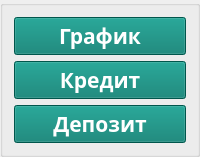
     <widget class="QGroupBox" name="groupBox2">
      <property name="title">
       <string/>
      </property>
      <layout class="QVBoxLayout" name="verticalLayout_3" stretch="0,0,0">
       <property name="spacing">
        <number>-1</number>
       </property>
       <item>
        <widget class="QPushButton" name="Graph">
         <property name="palette">
          <palette>
           <active>
            <colorrole role="WindowText">
             <brush brushstyle="SolidPattern">
              <color alpha="255">
               <red>255</red>
               <green>255</green>
               <blue>255</blue>
              </color>
             </brush>
            </colorrole>
            <colorrole role="Button">
             <brush brushstyle="SolidPattern">
              <color alpha="255">
               <red>0</red>
               <green>121</green>
               <blue>107</blue>
              </color>
             </brush>
            </colorrole>
            <colorrole role="Light">
             <brush brushstyle="SolidPattern">
              <color alpha="255">
               <red>222</red>
               <green>11</green>
               <blue>0</blue>
              </color>
             </brush>
            </colorrole>
            <colorrole role="Text">
             <brush brushstyle="SolidPattern">
              <color alpha="255">
               <red>255</red>
               <green>255</green>
               <blue>255</blue>
              </color>
             </brush>
            </colorrole>
            <colorrole role="ButtonText">
             <brush brushstyle="SolidPattern">
              <color alpha="255">
               <red>255</red>
               <green>255</green>
               <blue>255</blue>
              </color>
             </brush>
            </colorrole>
            <colorrole role="Base">
             <brush brushstyle="SolidPattern">
              <color alpha="255">
               <red>0</red>
               <green>121</green>
               <blue>107</blue>
              </color>
             </brush>
            </colorrole>
            <colorrole role="Window">
             <brush brushstyle="SolidPattern">
              <color alpha="255">
               <red>0</red>
               <green>121</green>
               <blue>107</blue>
              </color>
             </brush>
            </colorrole>
            <colorrole role="Link">
             <brush brushstyle="SolidPattern">
              <color alpha="255">
               <red>53</red>
               <green>239</green>
               <blue>53</blue>
              </color>
             </brush>
            </colorrole>
            <colorrole role="LinkVisited">
             <brush brushstyle="SolidPattern">
              <color alpha="255">
               <red>100</red>
               <green>248</green>
               <blue>0</blue>
              </color>
             </brush>
            </colorrole>
            <colorrole role="PlaceholderText">
             <brush brushstyle="SolidPattern">
              <color alpha="255">
               <red>255</red>
               <green>255</green>
               <blue>255</blue>
              </color>
             </brush>
            </colorrole>
           </active>
           <inactive>
            <colorrole role="WindowText">
             <brush brushstyle="SolidPattern">
              <color alpha="255">
               <red>255</red>
               <green>255</green>
               <blue>255</blue>
              </color>
             </brush>
            </colorrole>
            <colorrole role="Button">
             <brush brushstyle="SolidPattern">
              <color alpha="255">
               <red>0</red>
               <green>121</green>
               <blue>107</blue>
              </color>
             </brush>
            </colorrole>
            <colorrole role="Light">
             <brush brushstyle="SolidPattern">
              <color alpha="255">
               <red>55</red>
               <green>55</green>
               <blue>55</blue>
              </color>
             </brush>
            </colorrole>
            <colorrole role="Text">
             <brush brushstyle="SolidPattern">
              <color alpha="255">
               <red>255</red>
               <green>255</green>
               <blue>255</blue>
              </color>
             </brush>
            </colorrole>
            <colorrole role="ButtonText">
             <brush brushstyle="SolidPattern">
              <color alpha="255">
               <red>255</red>
               <green>255</green>
               <blue>255</blue>
              </color>
             </brush>
            </colorrole>
            <colorrole role="Base">
             <brush brushstyle="SolidPattern">
              <color alpha="255">
               <red>0</red>
               <green>121</green>
               <blue>107</blue>
              </color>
             </brush>
            </colorrole>
            <colorrole role="Window">
             <brush brushstyle="SolidPattern">
              <color alpha="255">
               <red>0</red>
               <green>121</green>
               <blue>107</blue>
              </color>
             </brush>
            </colorrole>
            <colorrole role="Link">
             <brush brushstyle="SolidPattern">
              <color alpha="255">
               <red>0</red>
               <green>122</green>
               <blue>244</blue>
              </color>
             </brush>
            </colorrole>
            <colorrole role="LinkVisited">
             <brush brushstyle="SolidPattern">
              <color alpha="255">
               <red>165</red>
               <green>122</green>
               <blue>255</blue>
              </color>
             </brush>
            </colorrole>
            <colorrole role="PlaceholderText">
             <brush brushstyle="SolidPattern">
              <color alpha="255">
               <red>255</red>
               <green>255</green>
               <blue>255</blue>
              </color>
             </brush>
            </colorrole>
           </inactive>
           <disabled>
            <colorrole role="WindowText">
             <brush brushstyle="SolidPattern">
              <color alpha="255">
               <red>255</red>
               <green>255</green>
               <blue>255</blue>
              </color>
             </brush>
            </colorrole>
            <colorrole role="Button">
             <brush brushstyle="SolidPattern">
              <color alpha="255">
               <red>0</red>
               <green>121</green>
               <blue>107</blue>
              </color>
             </brush>
            </colorrole>
            <colorrole role="Light">
             <brush brushstyle="SolidPattern">
              <color alpha="255">
               <red>222</red>
               <green>11</green>
               <blue>0</blue>
              </color>
             </brush>
            </colorrole>
            <colorrole role="Text">
             <brush brushstyle="SolidPattern">
              <color alpha="255">
               <red>255</red>
               <green>255</green>
               <blue>255</blue>
              </color>
             </brush>
            </colorrole>
            <colorrole role="ButtonText">
             <brush brushstyle="SolidPattern">
              <color alpha="255">
               <red>255</red>
               <green>255</green>
               <blue>255</blue>
              </color>
             </brush>
            </colorrole>
            <colorrole role="Base">
             <brush brushstyle="SolidPattern">
              <color alpha="255">
               <red>0</red>
               <green>121</green>
               <blue>107</blue>
              </color>
             </brush>
            </colorrole>
            <colorrole role="Window">
             <brush brushstyle="SolidPattern">
              <color alpha="255">
               <red>0</red>
               <green>121</green>
               <blue>107</blue>
              </color>
             </brush>
            </colorrole>
            <colorrole role="Link">
             <brush brushstyle="SolidPattern">
              <color alpha="255">
               <red>0</red>
               <green>122</green>
               <blue>244</blue>
              </color>
             </brush>
            </colorrole>
            <colorrole role="LinkVisited">
             <brush brushstyle="SolidPattern">
              <color alpha="255">
               <red>165</red>
               <green>122</green>
               <blue>255</blue>
              </color>
             </brush>
            </colorrole>
            <colorrole role="PlaceholderText">
             <brush brushstyle="SolidPattern">
              <color alpha="255">
               <red>255</red>
               <green>255</green>
               <blue>255</blue>
              </color>
             </brush>
            </colorrole>
           </disabled>
          </palette>
         </property>
         <property name="font">
          <font>
           <family>PT Sans Caption</family>
           <pointsize>16</pointsize>
           <italic>false</italic>
           <bold>true</bold>
           <kerning>true</kerning>
          </font>
         </property>
         <property name="layoutDirection">
          <enum>Qt::RightToLeft</enum>
         </property>
         <property name="styleSheet">
          <string notr="true">QPushButton {
	color: #FFFFFF;
	background-color: #00796B
}
QPushButton:pressed {
	color: #FFFFFF;
	background-color: #00645A
}

</string>
         </property>
         <property name="text">
          <string>График</string>
         </property>
         <property name="icon">
          <iconset resource="../../assets/icons/icons.qrc">
           <normaloff>:/monitoring.png</normaloff>:/monitoring.png</iconset>
         </property>
         <property name="iconSize">
          <size>
           <width>20</width>
           <height>20</height>
          </size>
         </property>
        </widget>
       </item>
       <item>
        <widget class="QPushButton" name="Credit">
         <property name="font">
          <font>
           <family>PT Sans Caption</family>
           <pointsize>16</pointsize>
           <italic>false</italic>
           <bold>true</bold>
           <kerning>true</kerning>
          </font>
         </property>
         <property name="layoutDirection">
          <enum>Qt::RightToLeft</enum>
         </property>
         <property name="styleSheet">
          <string notr="true">QPushButton {
	color: #FFFFFF;
	background-color: #00796B
}
QPushButton:pressed {
	color: #FFFFFF;
	background-color: #00645A
}

</string>
         </property>
         <property name="text">
          <string>Кредит</string>
         </property>
         <property name="icon">
          <iconset resource="../../assets/icons/icons.qrc">
           <normaloff>:/credit_card.png</normaloff>:/credit_card.png</iconset>
         </property>
         <property name="iconSize">
          <size>
           <width>20</width>
           <height>20</height>
          </size>
         </property>
        </widget>
       </item>
       <item>
        <widget class="QPushButton" name="Deposit">
         <property name="font">
          <font>
           <family>PT Sans Caption</family>
           <pointsize>16</pointsize>
           <italic>false</italic>
           <bold>true</bold>
           <kerning>true</kerning>
          </font>
         </property>
         <property name="layoutDirection">
          <enum>Qt::RightToLeft</enum>
         </property>
         <property name="styleSheet">
          <string notr="true">QPushButton {
	color: #FFFFFF;
	background-color: #00796B
}
QPushButton:pressed {
	color: #FFFFFF;
	background-color: #00645A
}

</string>
         </property>
         <property name="text">
          <string>Депозит</string>
         </property>
         <property name="icon">
          <iconset resource="../../assets/icons/icons.qrc">
           <normaloff>:/savings.png</normaloff>:/savings.png</iconset>
         </property>
         <property name="iconSize">
          <size>
           <width>20</width>
           <height>20</height>
          </size>
         </property>
        </widget>
       </item>
      </layout>
     </widget>
